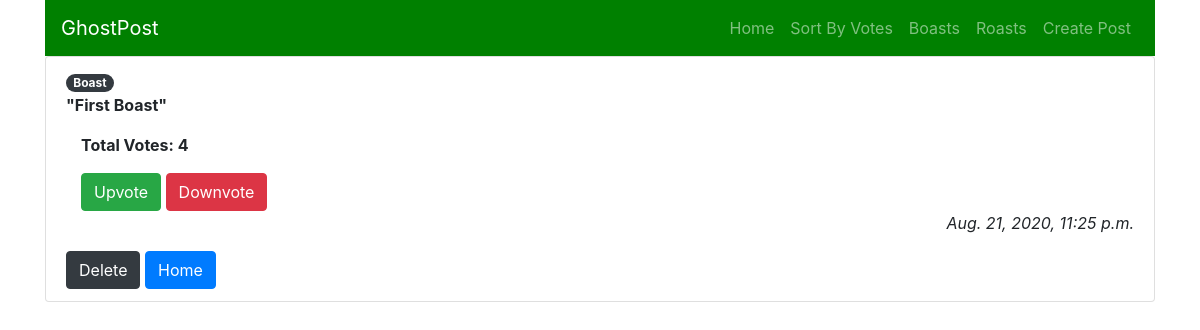
The page /detail/k40hus on the database its author committed.
### ghostapp/models.py (models this page shows, shortened)
class GhostPost(models.Model):
    is_boast = models.BooleanField(default=True)
    post = models.CharField(max_length=280)
    upvote = models.IntegerField(default=0)
    downvote = models.IntegerField(default=0)
    time_submitted = models.DateTimeField(default=timezone.now)
    sec_key = models.CharField(max_length=6)
    def total_score(self):
        return self.upvote - self.downvote

### ghostapp/views.py (the view)
# urls.py: path('detail/<str:sec_key>', v.detail_view, name="postdetail"),
def detail_view(request, sec_key):
    post = GhostPost.objects.get(sec_key=sec_key)
    return render(request, 'post_detail.html', {'post': post})

### templates/post_detail.html
{% extends 'base.html' %}
{% block content %}
<div class="list-group">
  <ul class="list-group">
    <li class="list-group-item">
        {% if post.is_boast %}
        <span class="badge badge-pill badge-dark">Boast</span>
        {% else %}
        <span class="badge badge-pill badge-dark">Roast</span>
        {% endif %}
        <p style="font-weight: bold; align-items: end;">"{{ post.post }}"</p>
        <div class="container">
          <p style="font-weight: bold">Total Votes: {{ post.total_score }}</p>
          <a href='/upvote/{{ post.id }}'><button type="button" class="btn btn-success">Upvote</button></a>
          <a href='/downvote/{{ post.id }}'><button type="button" class="btn btn-danger">Downvote</button></a>
        </div>
        <p style="font-style: italic; text-align: right">{{ post.time_submitted }}</p>
        <a href="{% url 'deletepost' post.id %}"><button type="button" class="btn btn-dark pull-right">Delete</button></a>
        <a href='/'><button type="button" class="btn btn-primary pull-right">Home</button></a>
    </li>
  </ul>
</div>
{% endblock  %}

### rows shown on the page
GhostPost: post "First Boast", total_score "4", time_submitted "Aug. 21, 2020, 11:25 p.m."
